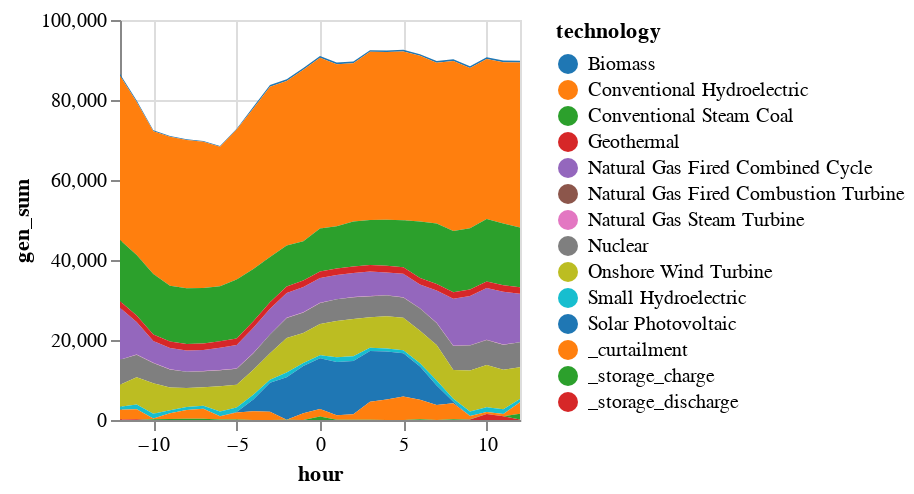

Notebook cell for this chart:
### Code cell
sol_gen = plot_total_generation(
    solution, T_period,
    gen_df, zone_dict,
    "Generation with RUC Interruption at Hour $(recommit_time)"
    );

### Figure 1 — Vega specification as saved in the notebook (floating-point values rounded to 4 significant figures; data arrays with more than 128 entries replaced by an {"elided": "..."} marker saying what was removed)
{"$schema": "https://vega.github.io/schema/vega/v5.json", "axes": [{"aria": false, "domain": false, "grid": true, "gridScale": "y", "labels": false, "maxExtent": 0, "minExtent": 0, "orient": "bottom", "scale": "x", "tickCount": {"signal": "ceil(width/40)"}, "ticks": false, "zindex": 0}, {"aria": false, "domain": false, "grid": true, "gridScale": "x", "labels": false, "maxExtent": 0, "minExtent": 0, "orient": "left", "scale": "y", "tickCount": {"signal": "ceil(height/40)"}, "ticks": false, "zindex": 0}, {"grid": false, "labelFlush": true, "labelOverlap": true, "orient": "bottom", "scale": "x", "tickCount": {"signal": "ceil(width/40)"}, "title": "hour", "zindex": 0}, {"grid": false, "labelOverlap": true, "orient": "left", "scale": "y", "tickCount": {"signal": "ceil(height/40)"}, "title": "gen_sum", "zindex": 0}], "background": "white", "data": [{"name": "source_0", "values": {"elided": "350 records"}}, {"name": "data_0", "source": "source_0", "transform": [{"as": "hour", "expr": "toNumber(datum[\"hour\"])", "type": "formula"}, {"field": "gen_sum", "groupby": ["technology"], "key": "hour", "method": "value", "type": "impute", "value": 0}, {"as": ["gen_sum_start", "gen_sum_end"], "field": "gen_sum", "groupby": ["hour"], "offset": "zero", "sort": {"field": ["technology"], "order": ["descending"]}, "type": "stack"}]}], "height": 200, "legends": [{"fill": "color", "symbolType": "circle", "title": "technology"}], "marks": [{"encode": {"update": {"height": {"field": {"group": "height"}}, "width": {"field": {"group": "width"}}}}, "from": {"facet": {"data": "data_0", "groupby": ["technology"], "name": "faceted_path_main"}}, "marks": [{"encode": {"update": {"defined": {"signal": "isValid(datum[\"hour\"]) && isFinite(+datum[\"hour\"]) && isValid(datum[\"gen_sum\"]) && isFinite(+datum[\"gen_sum\"])"}, "description": {"signal": "\"hour: \" + (format(datum[\"hour\"], \"\")) + \"; gen_sum: \" + (format(datum[\"gen_sum\"], \"\")) + \"; technology: \" + (isValid(datum[\"technology\"]) ? datum[\"technology\"] : \"\"+datum[\"technology\"])"}, "fill": {"field": "technology", "scale": "color"}, "orient": {"value": "vertical"}, "x": {"field": "hour", "scale": "x"}, "y": {"field": "gen_sum_end", "scale": "y"}, "y2": {"field": "gen_sum_start", "scale": "y"}}}, "from": {"data": "faceted_path_main"}, "name": "marks", "sort": {"field": "datum[\"hour\"]"}, "style": ["area"], "type": "area"}], "name": "pathgroup", "type": "group"}], "padding": 5, "scales": [{"domain": {"data": "data_0", "field": "hour"}, "name": "x", "nice": true, "range": [0, {"signal": "width"}], "type": "linear", "zero": false}, {"domain": {"data": "data_0", "fields": ["gen_sum_start", "gen_sum_end"]}, "name": "y", "nice": true, "range": [{"signal": "height"}, 0], "type": "linear", "zero": true}, {"domain": {"data": "data_0", "field": "technology", "sort": true}, "name": "color", "range": {"scheme": "category10"}, "type": "ordinal"}], "style": "cell", "width": 200}
